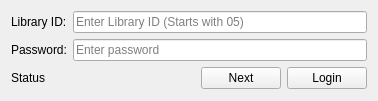
<?xml version="1.0" encoding="UTF-8"?>
<ui version="4.0">
 <class>LoginUi</class>
 <widget class="QWidget" name="LoginUi">
  <property name="geometry">
   <rect>
    <x>0</x>
    <y>0</y>
    <width>378</width>
    <height>101</height>
   </rect>
  </property>
  <property name="windowTitle">
   <string>K.L.A.S (KUET Library Automation System)</string>
  </property>
  <layout class="QGridLayout" name="gridLayout">
   <item row="0" column="0">
    <layout class="QVBoxLayout" name="mainVerticalLayout">
     <item>
      <layout class="QHBoxLayout" name="idHorizontalLayout">
       <item>
        <widget class="QLabel" name="IDLabel">
         <property name="text">
          <string>Library ID:</string>
         </property>
        </widget>
       </item>
       <item>
        <widget class="QLineEdit" name="IDLineEdit">
         <property name="placeholderText">
          <string>Enter Library ID (Starts with 05)</string>
         </property>
        </widget>
       </item>
      </layout>
     </item>
     <item>
      <layout class="QHBoxLayout" name="passwordHorizontalLayout">
       <item>
        <widget class="QLabel" name="passwordLabel">
         <property name="text">
          <string>Password:</string>
         </property>
        </widget>
       </item>
       <item>
        <widget class="QLineEdit" name="passwordLineEdit">
         <property name="echoMode">
          <enum>QLineEdit::Password</enum>
         </property>
         <property name="placeholderText">
          <string>Enter password</string>
         </property>
        </widget>
       </item>
      </layout>
     </item>
     <item>
      <layout class="QHBoxLayout" name="loginHorizontalLayout">
       <item>
        <widget class="QLabel" name="statusLabel">
         <property name="text">
          <string>Status</string>
         </property>
        </widget>
       </item>
       <item>
        <spacer name="horizontalSpacer">
         <property name="orientation">
          <enum>Qt::Horizontal</enum>
         </property>
         <property name="sizeHint" stdset="0">
          <size>
           <width>40</width>
           <height>20</height>
          </size>
         </property>
        </spacer>
       </item>
       <item>
        <widget class="QPushButton" name="nextPushButton">
         <property name="text">
          <string>Next</string>
         </property>
        </widget>
       </item>
       <item>
        <widget class="QPushButton" name="loginPushButton">
         <property name="text">
          <string>Login</string>
         </property>
        </widget>
       </item>
      </layout>
     </item>
    </layout>
   </item>
  </layout>
 </widget>
 <resources/>
 <connections/>
</ui>
